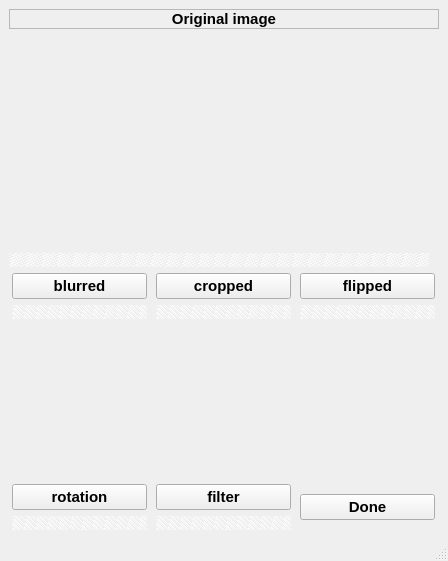
<?xml version="1.0" encoding="UTF-8"?>
<ui version="4.0">
 <class>MainWindow</class>
 <widget class="QMainWindow" name="MainWindow">
  <property name="geometry">
   <rect>
    <x>0</x>
    <y>0</y>
    <width>448</width>
    <height>561</height>
   </rect>
  </property>
  <property name="windowTitle">
   <string>Augmentation</string>
  </property>
  <widget class="QWidget" name="centralwidget">
   <layout class="QVBoxLayout" name="verticalLayout_7">
    <item>
     <layout class="QVBoxLayout" name="verticalLayout_6">
      <item>
       <widget class="QLabel" name="label_7">
        <property name="font">
         <font>
          <pointsize>11</pointsize>
          <weight>75</weight>
          <bold>true</bold>
         </font>
        </property>
        <property name="frameShape">
         <enum>QFrame::StyledPanel</enum>
        </property>
        <property name="text">
         <string>Original image</string>
        </property>
        <property name="alignment">
         <set>Qt::AlignCenter</set>
        </property>
       </widget>
      </item>
      <item>
       <spacer name="verticalSpacer">
        <property name="orientation">
         <enum>Qt::Vertical</enum>
        </property>
        <property name="sizeHint" stdset="0">
         <size>
          <width>20</width>
          <height>40</height>
         </size>
        </property>
       </spacer>
      </item>
      <item>
       <widget class="QLabel" name="label">
        <property name="minimumSize">
         <size>
          <width>0</width>
          <height>0</height>
         </size>
        </property>
        <property name="maximumSize">
         <size>
          <width>420</width>
          <height>200</height>
         </size>
        </property>
        <property name="styleSheet">
         <string notr="true">
background-color: qlineargradient(spread:repeat, x1:0.469, y1:0.972, x2:0.478, y2:0.966227, stop:0 rgba(117, 126, 155, 14), stop:1 rgba(255, 255, 255, 255));</string>
        </property>
        <property name="text">
         <string/>
        </property>
        <property name="pixmap">
         <pixmap>babr.jpg</pixmap>
        </property>
        <property name="scaledContents">
         <bool>true</bool>
        </property>
        <property name="alignment">
         <set>Qt::AlignCenter</set>
        </property>
        <property name="wordWrap">
         <bool>false</bool>
        </property>
        <property name="margin">
         <number>2</number>
        </property>
       </widget>
      </item>
     </layout>
    </item>
    <item>
     <layout class="QGridLayout" name="gridLayout">
      <item row="2" column="0">
       <layout class="QVBoxLayout" name="verticalLayout_2">
        <item>
         <widget class="QPushButton" name="rotationpushButton">
          <property name="font">
           <font>
            <pointsize>11</pointsize>
            <weight>75</weight>
            <bold>true</bold>
           </font>
          </property>
          <property name="text">
           <string>rotation</string>
          </property>
          <property name="iconSize">
           <size>
            <width>25</width>
            <height>25</height>
           </size>
          </property>
         </widget>
        </item>
        <item>
         <widget class="QLabel" name="label_4">
          <property name="maximumSize">
           <size>
            <width>135</width>
            <height>90</height>
           </size>
          </property>
          <property name="autoFillBackground">
           <bool>false</bool>
          </property>
          <property name="styleSheet">
           <string notr="true">
background-color: qlineargradient(spread:repeat, x1:0.469, y1:0.972, x2:0.478, y2:0.966227, stop:0 rgba(117, 126, 155, 14), stop:1 rgba(255, 255, 255, 255));</string>
          </property>
          <property name="text">
           <string/>
          </property>
          <property name="pixmap">
           <pixmap>babr_rotate.jpg</pixmap>
          </property>
          <property name="scaledContents">
           <bool>true</bool>
          </property>
          <property name="wordWrap">
           <bool>true</bool>
          </property>
          <property name="margin">
           <number>2</number>
          </property>
          <property name="openExternalLinks">
           <bool>false</bool>
          </property>
         </widget>
        </item>
       </layout>
      </item>
      <item row="0" column="0">
       <layout class="QVBoxLayout" name="verticalLayout_3">
        <item>
         <widget class="QPushButton" name="blurpushButton">
          <property name="font">
           <font>
            <pointsize>11</pointsize>
            <weight>75</weight>
            <bold>true</bold>
           </font>
          </property>
          <property name="text">
           <string>blurred</string>
          </property>
          <property name="iconSize">
           <size>
            <width>25</width>
            <height>25</height>
           </size>
          </property>
         </widget>
        </item>
        <item>
         <widget class="QLabel" name="label_2">
          <property name="maximumSize">
           <size>
            <width>140</width>
            <height>90</height>
           </size>
          </property>
          <property name="styleSheet">
           <string notr="true">
background-color: qlineargradient(spread:repeat, x1:0.469, y1:0.972, x2:0.478, y2:0.966227, stop:0 rgba(117, 126, 155, 14), stop:1 rgba(255, 255, 255, 255));</string>
          </property>
          <property name="text">
           <string/>
          </property>
          <property name="pixmap">
           <pixmap>babr_blur.jpg</pixmap>
          </property>
          <property name="scaledContents">
           <bool>true</bool>
          </property>
          <property name="margin">
           <number>2</number>
          </property>
         </widget>
        </item>
       </layout>
      </item>
      <item row="0" column="2">
       <layout class="QVBoxLayout" name="verticalLayout_5">
        <item>
         <widget class="QPushButton" name="flippushButton">
          <property name="font">
           <font>
            <pointsize>11</pointsize>
            <weight>75</weight>
            <bold>true</bold>
           </font>
          </property>
          <property name="text">
           <string>flipped</string>
          </property>
          <property name="iconSize">
           <size>
            <width>25</width>
            <height>25</height>
           </size>
          </property>
         </widget>
        </item>
        <item>
         <widget class="QLabel" name="label_6">
          <property name="maximumSize">
           <size>
            <width>135</width>
            <height>90</height>
           </size>
          </property>
          <property name="styleSheet">
           <string notr="true">
background-color: qlineargradient(spread:repeat, x1:0.469, y1:0.972, x2:0.478, y2:0.966227, stop:0 rgba(117, 126, 155, 14), stop:1 rgba(255, 255, 255, 255));</string>
          </property>
          <property name="text">
           <string/>
          </property>
          <property name="pixmap">
           <pixmap>babr_flip.jpg</pixmap>
          </property>
          <property name="scaledContents">
           <bool>true</bool>
          </property>
          <property name="alignment">
           <set>Qt::AlignCenter</set>
          </property>
          <property name="indent">
           <number>0</number>
          </property>
         </widget>
        </item>
       </layout>
      </item>
      <item row="0" column="1">
       <layout class="QVBoxLayout" name="verticalLayout_4">
        <item>
         <widget class="QPushButton" name="cropedpushButton">
          <property name="font">
           <font>
            <pointsize>11</pointsize>
            <weight>75</weight>
            <bold>true</bold>
           </font>
          </property>
          <property name="text">
           <string>cropped</string>
          </property>
          <property name="iconSize">
           <size>
            <width>25</width>
            <height>25</height>
           </size>
          </property>
         </widget>
        </item>
        <item>
         <widget class="QLabel" name="label_3">
          <property name="maximumSize">
           <size>
            <width>135</width>
            <height>90</height>
           </size>
          </property>
          <property name="styleSheet">
           <string notr="true">
background-color: qlineargradient(spread:repeat, x1:0.469, y1:0.972, x2:0.478, y2:0.966227, stop:0 rgba(117, 126, 155, 14), stop:1 rgba(255, 255, 255, 255));</string>
          </property>
          <property name="text">
           <string/>
          </property>
          <property name="pixmap">
           <pixmap>babr_crop.jpg</pixmap>
          </property>
          <property name="scaledContents">
           <bool>true</bool>
          </property>
          <property name="alignment">
           <set>Qt::AlignCenter</set>
          </property>
          <property name="margin">
           <number>2</number>
          </property>
          <property name="indent">
           <number>-1</number>
          </property>
         </widget>
        </item>
       </layout>
      </item>
      <item row="2" column="1">
       <layout class="QVBoxLayout" name="verticalLayout">
        <item>
         <widget class="QPushButton" name="filterpushButton">
          <property name="font">
           <font>
            <pointsize>11</pointsize>
            <weight>75</weight>
            <bold>true</bold>
           </font>
          </property>
          <property name="text">
           <string>filter</string>
          </property>
          <property name="iconSize">
           <size>
            <width>25</width>
            <height>25</height>
           </size>
          </property>
         </widget>
        </item>
        <item>
         <widget class="QLabel" name="label_5">
          <property name="maximumSize">
           <size>
            <width>135</width>
            <height>90</height>
           </size>
          </property>
          <property name="styleSheet">
           <string notr="true">
background-color: qlineargradient(spread:repeat, x1:0.469, y1:0.972, x2:0.478, y2:0.966227, stop:0 rgba(117, 126, 155, 14), stop:1 rgba(255, 255, 255, 255));</string>
          </property>
          <property name="text">
           <string/>
          </property>
          <property name="pixmap">
           <pixmap>babr_filter.jpg</pixmap>
          </property>
          <property name="scaledContents">
           <bool>true</bool>
          </property>
         </widget>
        </item>
       </layout>
      </item>
      <item row="2" column="2">
       <widget class="QPushButton" name="doneButton">
        <property name="font">
         <font>
          <pointsize>11</pointsize>
          <weight>75</weight>
          <bold>true</bold>
         </font>
        </property>
        <property name="text">
         <string>Done</string>
        </property>
        <property name="iconSize">
         <size>
          <width>25</width>
          <height>25</height>
         </size>
        </property>
       </widget>
      </item>
      <item row="1" column="0">
       <spacer name="verticalSpacer_2">
        <property name="orientation">
         <enum>Qt::Vertical</enum>
        </property>
        <property name="sizeHint" stdset="0">
         <size>
          <width>20</width>
          <height>40</height>
         </size>
        </property>
       </spacer>
      </item>
      <item row="1" column="1">
       <spacer name="verticalSpacer_3">
        <property name="orientation">
         <enum>Qt::Vertical</enum>
        </property>
        <property name="sizeHint" stdset="0">
         <size>
          <width>20</width>
          <height>40</height>
         </size>
        </property>
       </spacer>
      </item>
      <item row="1" column="2">
       <spacer name="verticalSpacer_4">
        <property name="orientation">
         <enum>Qt::Vertical</enum>
        </property>
        <property name="sizeHint" stdset="0">
         <size>
          <width>20</width>
          <height>40</height>
         </size>
        </property>
       </spacer>
      </item>
     </layout>
    </item>
   </layout>
  </widget>
  <widget class="QMenuBar" name="menubar">
   <property name="geometry">
    <rect>
     <x>0</x>
     <y>0</y>
     <width>448</width>
     <height>21</height>
    </rect>
   </property>
  </widget>
  <widget class="QStatusBar" name="statusbar"/>
 </widget>
 <resources/>
 <connections/>
</ui>
